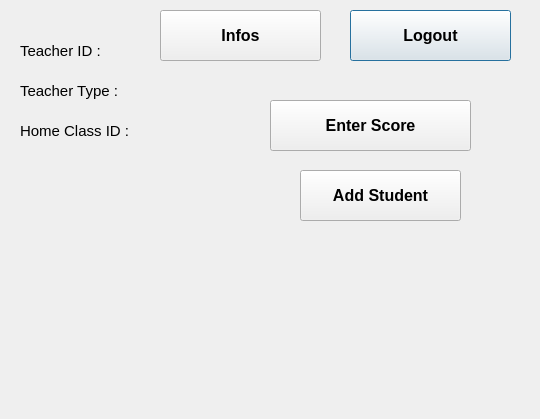
<?xml version="1.0" encoding="UTF-8"?>
<ui version="4.0">
 <class>Dialog</class>
 <widget class="QDialog" name="Dialog">
  <property name="geometry">
   <rect>
    <x>0</x>
    <y>0</y>
    <width>540</width>
    <height>419</height>
   </rect>
  </property>
  <property name="windowTitle">
   <string>Dialog</string>
  </property>
  <widget class="QPushButton" name="logoutBtn">
   <property name="geometry">
    <rect>
     <x>350</x>
     <y>10</y>
     <width>161</width>
     <height>51</height>
    </rect>
   </property>
   <property name="font">
    <font>
     <pointsize>12</pointsize>
     <weight>75</weight>
     <bold>true</bold>
    </font>
   </property>
   <property name="text">
    <string>Logout</string>
   </property>
  </widget>
  <widget class="QPushButton" name="openInfosBtn">
   <property name="geometry">
    <rect>
     <x>160</x>
     <y>10</y>
     <width>161</width>
     <height>51</height>
    </rect>
   </property>
   <property name="font">
    <font>
     <pointsize>12</pointsize>
     <weight>75</weight>
     <bold>true</bold>
    </font>
   </property>
   <property name="text">
    <string>Infos</string>
   </property>
  </widget>
  <widget class="QLabel" name="teacherIdLabel">
   <property name="geometry">
    <rect>
     <x>20</x>
     <y>30</y>
     <width>151</width>
     <height>41</height>
    </rect>
   </property>
   <property name="font">
    <font>
     <pointsize>11</pointsize>
    </font>
   </property>
   <property name="text">
    <string>Teacher ID : </string>
   </property>
  </widget>
  <widget class="QPushButton" name="enterScoreBtn">
   <property name="geometry">
    <rect>
     <x>270</x>
     <y>100</y>
     <width>201</width>
     <height>51</height>
    </rect>
   </property>
   <property name="font">
    <font>
     <pointsize>12</pointsize>
     <weight>75</weight>
     <bold>true</bold>
    </font>
   </property>
   <property name="text">
    <string>Enter Score</string>
   </property>
  </widget>
  <widget class="QPushButton" name="addStudentBtn">
   <property name="geometry">
    <rect>
     <x>300</x>
     <y>170</y>
     <width>161</width>
     <height>51</height>
    </rect>
   </property>
   <property name="font">
    <font>
     <pointsize>12</pointsize>
     <weight>75</weight>
     <bold>true</bold>
    </font>
   </property>
   <property name="text">
    <string>Add Student</string>
   </property>
  </widget>
  <widget class="QLabel" name="teacherTypeLabel">
   <property name="geometry">
    <rect>
     <x>20</x>
     <y>70</y>
     <width>311</width>
     <height>41</height>
    </rect>
   </property>
   <property name="font">
    <font>
     <pointsize>11</pointsize>
    </font>
   </property>
   <property name="text">
    <string>Teacher Type : </string>
   </property>
  </widget>
  <widget class="QLabel" name="classIdLabel">
   <property name="geometry">
    <rect>
     <x>20</x>
     <y>110</y>
     <width>261</width>
     <height>41</height>
    </rect>
   </property>
   <property name="font">
    <font>
     <pointsize>11</pointsize>
    </font>
   </property>
   <property name="text">
    <string>Home Class ID :</string>
   </property>
  </widget>
 </widget>
 <resources/>
 <connections/>
</ui>
